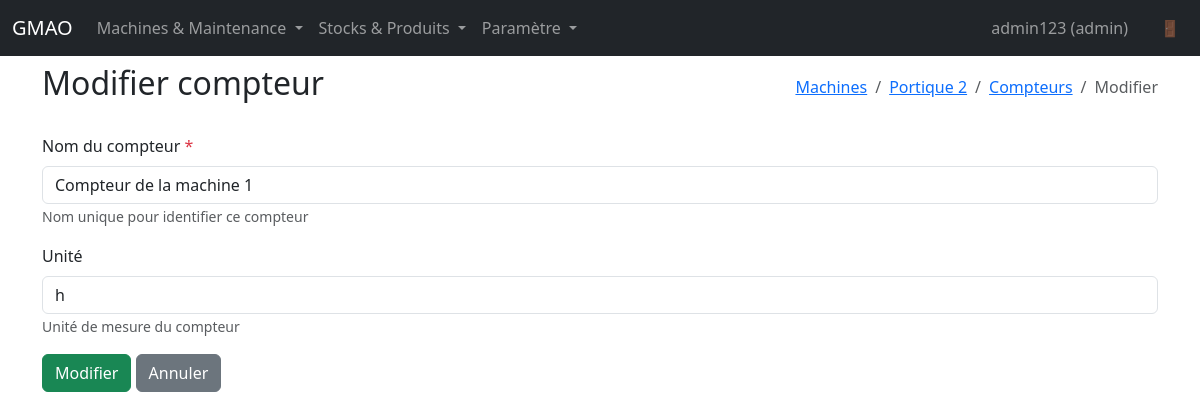
The page /machines/2/counters/1/edit (signed in) on the database its author committed.
### app.py (models this page shows, shortened)
class User(UserMixin, db.Model):
    id = db.Column(db.Integer, primary_key=True)
    username = db.Column(db.String(80), unique=True, nullable=False)
    password_hash = db.Column(db.String(255), nullable=False)
    user_type = db.Column(db.String(20), nullable=False)

class Machine(db.Model):
    id = db.Column(db.Integer, primary_key=True)
    name = db.Column(db.String(120), nullable=False)
    code = db.Column(db.String(50), unique=True, nullable=False)
    parent_id = db.Column(db.Integer, db.ForeignKey("machine.id"))
    hour_counter_enabled = db.Column(db.Boolean, default=False)
    hours = db.Column(db.Float, default=0.0)
    counter_unit = db.Column(db.String(20), nullable=True)  # Unité du compteur (h, cycles, anneaux, etc.)
    stock_id = db.Column(db.Integer, db.ForeignKey("stock.id"), nullable=True)  # Stock associé par défaut
    parent = db.relationship("Machine", remote_side=[id], backref="children")
    stock = db.relationship("Stock")
    counters = db.relationship("Counter", back_populates="machine", cascade="all, delete-orphan")

class Counter(db.Model):
    id = db.Column(db.Integer, primary_key=True)
    machine_id = db.Column(db.Integer, db.ForeignKey("machine.id"), nullable=False)
    name = db.Column(db.String(120), nullable=False)  # Nom du compteur
    value = db.Column(db.Float, default=0.0)  # Valeur actuelle
    unit = db.Column(db.String(20), nullable=True)  # Unité (h, cycles, anneaux, etc.)
    machine = db.relationship("Machine", back_populates="counters")
    __table_args__ = (
        db.UniqueConstraint("machine_id", "name", name="uq_counter_machine_name"),
    )

### app.py (the view, shortened to what this page needs)
@app.route("/machines/<int:machine_id>/counters/<int:counter_id>/edit", methods=["GET", "POST"])
@admin_required
def edit_counter(machine_id, counter_id):
    machine = Machine.query.get_or_404(machine_id)
    counter = Counter.query.get_or_404(counter_id)
    if counter.machine_id != machine_id:
        flash("Ce compteur n'appartient pas à cette machine", "danger")
        return redirect(url_for("machine_detail", machine_id=machine_id))
    return render_template("counter_form.html", machine=machine, counter=counter, is_edit=True)

### app.py (called while the page is built)
@login_manager.user_loader
def load_user(user_id):
    return User.query.get(int(user_id))

def admin_required(f):
    @wraps(f)
    @login_required
    def decorated_function(*args, **kwargs):
        if current_user.user_type != "admin":
            flash("Accès refusé : cette fonctionnalité est réservée aux administrateurs.", "danger")
            return redirect(url_for("index"))
        return f(*args, **kwargs)
    return decorated_function

@app.context_processor
def inject_now():
    return {"now": dt.datetime.utcnow()}

### templates/counter_form.html (shortened to what this page needs)
{% extends "base.html" %}
{% block content %}
<div class="d-flex justify-content-between align-items-center mb-3">
  <h2>{% if is_edit %}Modifier{% else %}Nouveau{% endif %} compteur</h2>
  <nav aria-label="breadcrumb">
    <ol class="breadcrumb mb-0">
      <li class="breadcrumb-item"><a href="{{ url_for('machines') }}">Machines</a></li>
      <li class="breadcrumb-item"><a href="{{ url_for('machine_detail', machine_id=machine.id) }}">{{ machine.name }}</a></li>
      <li class="breadcrumb-item"><a href="{{ url_for('machine_counters', machine_id=machine.id) }}">Compteurs</a></li>
      <li class="breadcrumb-item active">{% if is_edit %}Modifier{% else %}Nouveau{% endif %}</li>
    </ol>
  </nav>
</div>
<form method="post" class="mt-4">
  <div class="mb-3">
    <label class="form-label">Nom du compteur <span class="text-danger">*</span></label>
    <input class="form-control" type="text" name="name" value="{% if is_edit and counter %}{{ counter.name }}{% endif %}" required placeholder="Ex: Heures moteur, Cycles, etc." />
    <small class="form-text text-muted">Nom unique pour identifier ce compteur</small>
  </div>
  <div class="mb-3">
    <label class="form-label">Unité</label>
    <input class="form-control" type="text" name="unit" placeholder="h, cycles, anneaux, etc." value="{% if is_edit and counter and counter.unit %}{{ counter.unit }}{% else %}h{% endif %}" maxlength="20" />
    <small class="form-text text-muted">Unité de mesure du compteur</small>
  </div>
  <button class="btn btn-success">{% if is_edit %}Modifier{% else %}Créer{% endif %}</button>
  <a href="{{ url_for('machine_counters', machine_id=machine.id) }}" class="btn btn-secondary">Annuler</a>
</form>
{% endblock %}

### templates/base.html (shortened to what this page needs)
<!doctype html>
<html lang="fr">
  <head>
    <link
      href="https://cdn.jsdelivr.net/npm/bootstrap@5.3.3/dist/css/bootstrap.min.css"
      rel="stylesheet"
    />
  </head>
  <body>
    <nav class="navbar navbar-expand-lg navbar-dark bg-dark fixed-top">
      <div class="container-fluid">
        <a class="navbar-brand" href="{{ url_for('index') }}">GMAO</a>
        <div class="collapse navbar-collapse" id="navbarNav">
          {% if current_user.is_authenticated %}
          <ul class="navbar-nav me-auto">
            <li class="nav-item dropdown">
              <a class="nav-link dropdown-toggle" href="#" id="navbarDropdown2" role="button" data-bs-toggle="dropdown" aria-expanded="false">
                Machines & Maintenance
              </a>
            </li>
            <li class="nav-item dropdown">
              <a class="nav-link dropdown-toggle" href="#" id="navbarDropdown3" role="button" data-bs-toggle="dropdown" aria-expanded="false">
                Stocks & Produits
              </a>
            </li>
            {% if current_user.user_type == 'admin' %}
            <li class="nav-item dropdown">
              <a class="nav-link dropdown-toggle" href="#" id="navbarDropdownParams" role="button" data-bs-toggle="dropdown" aria-expanded="false">
                Paramètre
              </a>
            </li>
            {% endif %}
          </ul>
          <ul class="navbar-nav">
            <li class="nav-item">
              <span class="nav-link me-3" style="cursor: default;">{{ current_user.username }} ({{ current_user.user_type }})</span>
            </li>
            <li class="nav-item">
              <a class="nav-link" href="{{ url_for('logout') }}" title="Déconnexion">🚪</a>
            </li>
          </ul>
          {% else %}
          <ul class="navbar-nav ms-auto">
            <li class="nav-item">
              <a class="nav-link" href="{{ url_for('login') }}">Connexion</a>
            </li>
          </ul>
          {% endif %}
        </div>
      </div>
    </nav>
    <main class="container">
      {% block content %}{% endblock %}
    </main>
  </body>
</html>

### templates/base.html (style rules this page uses)
body { padding-top: 4rem; }

### rows shown on the page
User: username "admin123", user_type "admin"
Machine: name "Portique 2"
Counter: name "Compteur de la machine 1", unit "h"
